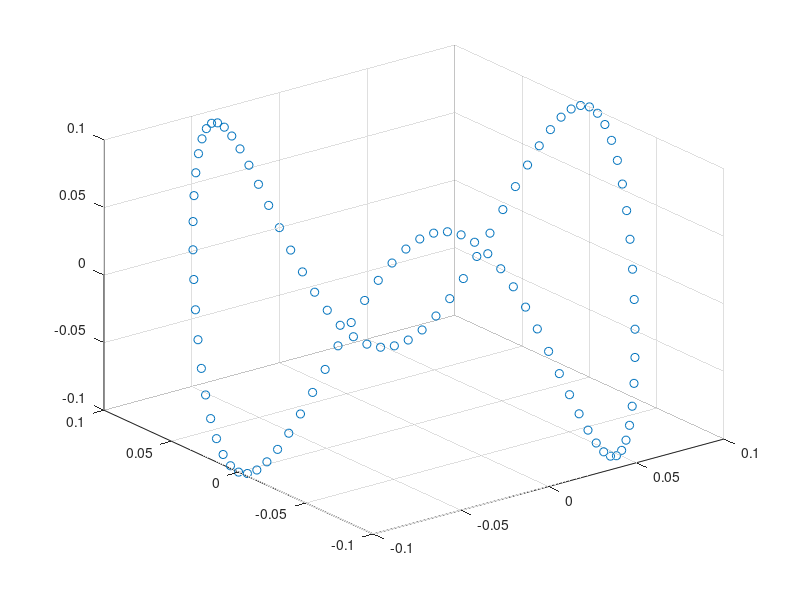

Here is the MATLAB script that generated this plot: (Note: this script raises an error after producing the figure.)
clc
N = 100
k = 3;
figure;
theta = (2*pi*(1/N:1/N:1))';


x = [cos(theta) sin(theta) cos(k*theta) sin(k*theta)] *(1/(1+k^2))

scatter3(x(:,1),x(:,2),x(:,3))

[X, reconstruc, s,U,mu]  = PCA(x',2);


figure; 
hold on;
plot(cos(theta),sin(theta),'-k','LineWidth',3)
plot(X(1,:),X(2,:),'-r','LineWidth',2)
[X, reconstruc2, s2,U2,mu2]  = PCA(x',3);


figure; 
scatter3(X(1,:),X(2,:),X(3,:));

